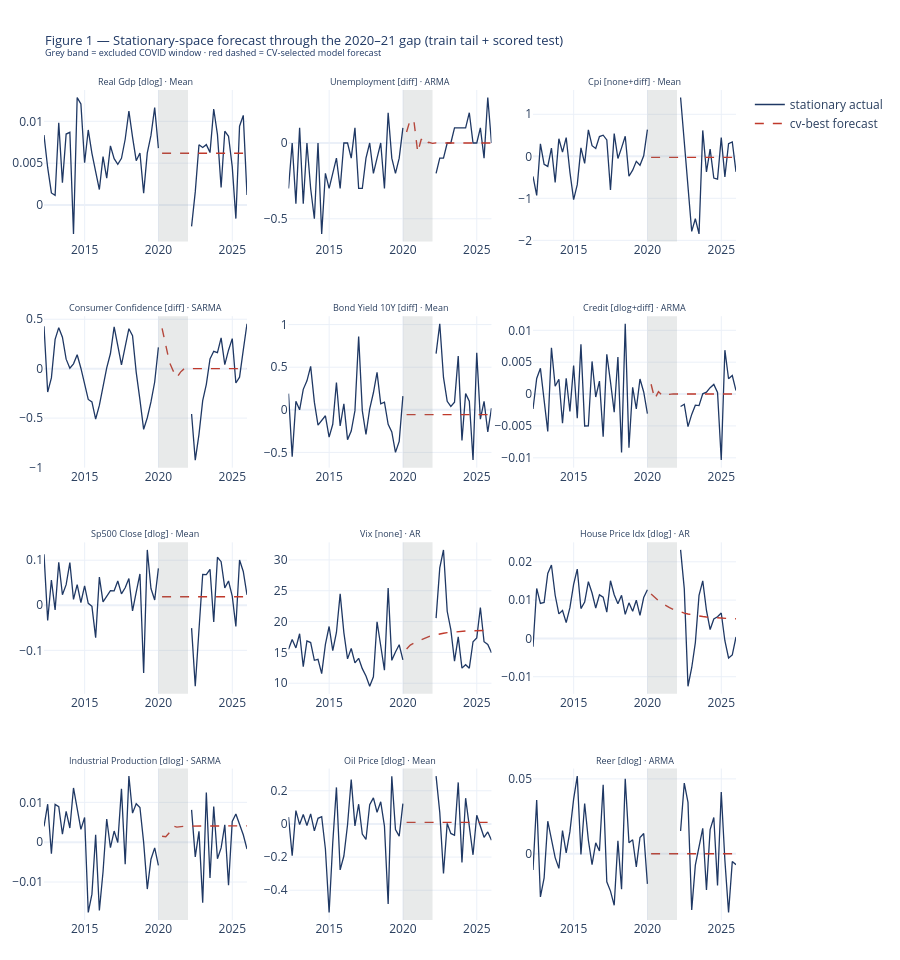

Here is the notebook cell this chart was saved with:
### Code cell
# Through-gap diagnostic: stationary actual (train tail + test) vs cv-best forecast
plot_names = [n for n in RAW_TO_FORECAST if n in EVAL]
n_cols = 3; n_rows = int(np.ceil(len(plot_names) / n_cols))
fig = make_subplots(rows=n_rows, cols=n_cols,
    subplot_titles=[f"{n.replace('us_','').replace('_',' ').title()} "
                    f"[{EVAL[n]['transform']}] · {EVAL[n]['cv_best']}"
                    for n in plot_names],
    vertical_spacing=0.09, horizontal_spacing=0.06)

for i, name in enumerate(plot_names):
    r, c = i // n_cols + 1, i % n_cols + 1
    pl = EVAL[name]; ztr = pl["ztr"]; zte = pl["zte"]; cvb = pl["cv_best"]
    fc = pl["fcs"].get(cvb)
    tail = ztr.iloc[-32:]
    fig.add_trace(go.Scatter(x=tail.index, y=tail.values, mode="lines",
        line=dict(color=NAVY, width=1.3), showlegend=(i == 0),
        name="stationary actual"), row=r, col=c)
    fig.add_trace(go.Scatter(x=zte.index, y=zte.values, mode="lines",
        line=dict(color=NAVY, width=1.3), showlegend=False), row=r, col=c)
    if fc is not None:
        fig.add_trace(go.Scatter(x=fc.index, y=fc.values, mode="lines",
            line=dict(color=RED, width=1.4, dash="dash"), showlegend=(i == 0),
            name="cv-best forecast"), row=r, col=c)
    fig.add_vrect(x0=TRAIN_END, x1=TEST_START, fillcolor=GREY, opacity=0.18,
                  line_width=0, row=r, col=c)

fig.update_layout(
    title=dict(text="Figure 1 — Stationary-space forecast through the 2020–21 gap "
               "(train tail + scored test)<br><sup>Grey band = excluded COVID "
               "window · red dashed = CV-selected model forecast</sup>",
               font=dict(size=13, color=NAVY)),
    template=TEMPLATE, height=n_rows * 240, margin=dict(t=90, b=40, l=40, r=20))
fig.update_annotations(font_size=9)
fig.show()
